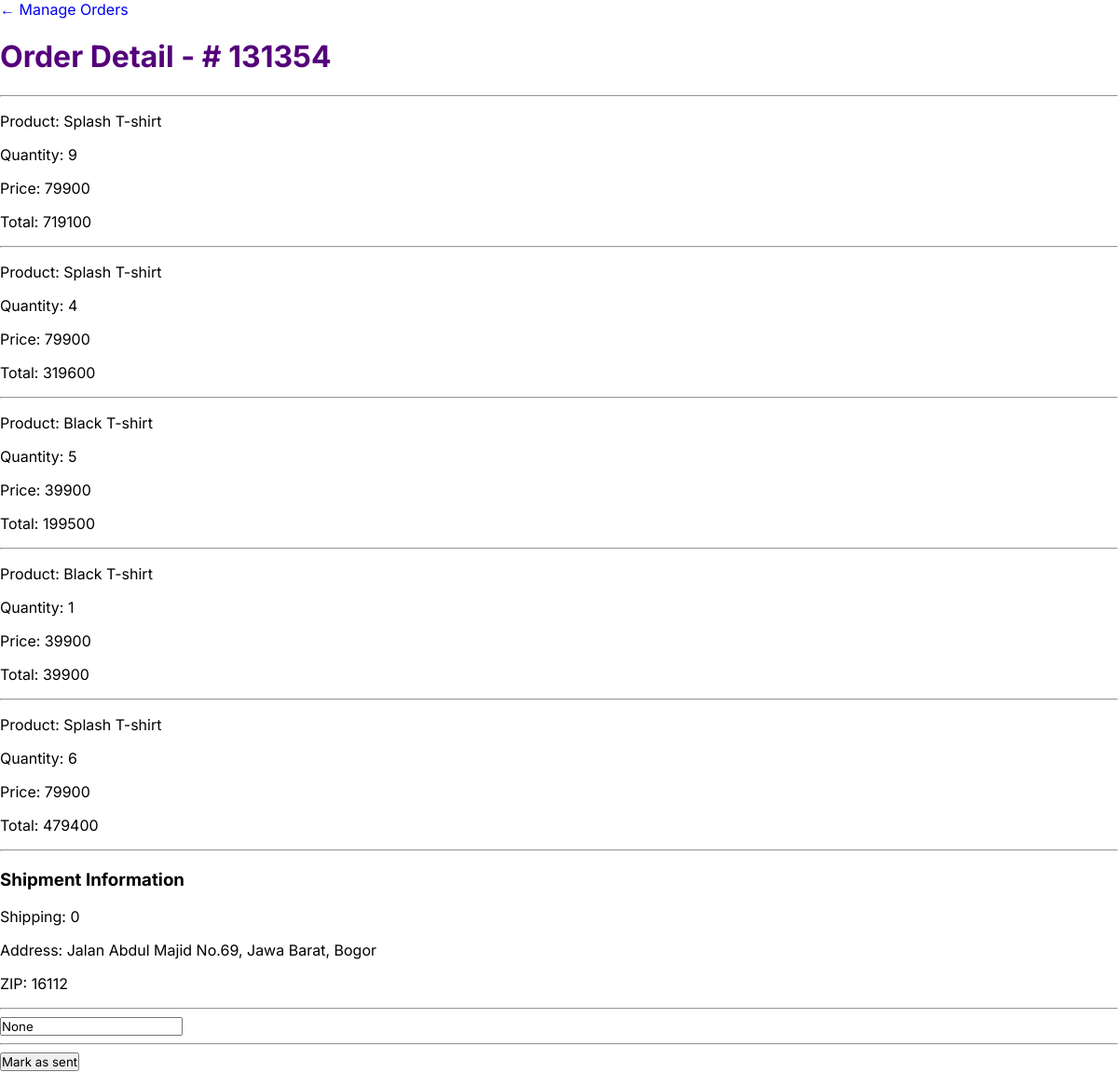
Screenshot of /order_detai/38/ (signed in) with the database file from the repository.
### merchandise_web/models.py (models this page shows, shortened)
class Order(models.Model):
    user = models.ForeignKey(User, on_delete=models.SET_NULL, blank=True ,null=True)
    date_ordered = models.DateTimeField(auto_now_add=True)
    complete = models.BooleanField(default=False, null=True, blank=False)
    order_id = models.CharField(max_length=200, null=True)
    expedition = models.ForeignKey(Expedition, on_delete=models.SET_NULL, blank=True, null=True)
    payment = models.ForeignKey(Payment, on_delete=models.SET_NULL, blank=True, null=True)
    payment_status = models.BooleanField(default=False, null=True, blank=False)
    virtual_account = models.CharField(max_length=200, null=True, blank=True)
    full_name = models.CharField(max_length=200, blank=True)
    phone = models.CharField(max_length=20, blank=True)
    address = models.CharField(max_length=200, blank=True)
    email = models.CharField(max_length=200, blank=True)

class OrderItem(models.Model):
    product = models.ForeignKey(Product, on_delete=models.SET_NULL, blank=True, null=True)
    order = models.ForeignKey(Order, on_delete=models.SET_NULL, blank=True, null=True)
    quantity = models.IntegerField(default=0, null=True, blank=True)
    date_added = models.DateTimeField(auto_now_add=True)
    user_design = models.ForeignKey(UserDesign, on_delete=models.SET_NULL, blank=True, null=True)
    size = models.CharField(max_length=50, blank=True, null=True) # New field for variant
    @property
    def get_total(self):
        total = self.product.price * self.quantity
        if self.user_design:
            total += self.user_design.price
        return total

class Product(models.Model):
    name = models.CharField(max_length=200)
    price = models.IntegerField(default=0)
    category = models.ForeignKey('Categorie', on_delete=models.SET_NULL, null=True)
    description = models.TextField(max_length=1000, help_text='Enter description of the product', null=True, blank=True)
    image = models.ImageField(upload_to='images/product/', null=True, blank=True)
    designable = models.BooleanField(default=False, null=True, blank=False)
    variantble = models.BooleanField(default=True, null=True, blank=False)
    stock = models.PositiveIntegerField(default=0)

class Expedition(models.Model):
    name = models.CharField(max_length=200, null=True, blank=True)
    image = models.ImageField(upload_to='images/expedition/', null=True, blank=True)
    price = models.IntegerField(default=0, null=True, blank=True)

class Shipment(models.Model):
    user = models.ForeignKey(User, on_delete=models.SET_NULL, blank=True, null=True)
    order = models.ForeignKey(Order, on_delete=models.SET_NULL, blank=True, null=True)
    address = models.CharField(max_length=200, null=False)
    city = models.CharField(max_length=200, null=False)
    province = models.CharField(max_length=200, null=False)
    zipcode = models.CharField(max_length=200, null=False)
    date_added = models.DateTimeField(auto_now_add=True)
    tracking_number = models.CharField(max_length=200, null=True, blank=True)

### merchandise_web/views.py (the view)
# urls.py: path('order_detai/<int:pk>/', views.order_detail, name='order_detail'),
@user_passes_test(lambda u: u.is_superuser)
def order_detail(request, pk):
    order = Order.objects.get(id=pk)
    shipment = Shipment.objects.get(order=order)
    expedition = Expedition.objects.get(id=order.expedition.id)
    context = {'order': order, 'shipment': shipment, 'expedition': expedition}
    return render(request, 'order_detail.html', context)

### Templates/order_detail.html (shortened to what this page needs)
{% extends 'base.html' %}
{% block content %}
<a  class="btn btn-outline-dark" href="{% url 'manage_orders' %}">&#x2190; Manage Orders</a>
<h1>Order Detail - # {{ order.order_id }}</h1>
<hr>
{% for item in order.orderitem_set.all %}
<p>Product: {{ item.product.name }}</p>
<p>Quantity: {{ item.quantity }}</p>
<p>Price: {{ item.product.price }}</p>
<p>Total: {{ item.get_total }}</p>
<hr>
{% endfor %}
<h3>Shipment Information</h3>
<p>Shipping: {{ expedition.price}}</p>
<p>Address: {{ shipment.address }}, {{shipment.province}}, {{ shipment.city }}</p>
<p>ZIP: {{ shipment.zipcode }}</p>
<hr>
<form action="{% url 'process_order' order.id %}" method="post">
    <input type="text" name="tracking_number" placeholder="Tracking Number" value="{{ shipment.tracking_number }}">
    <hr>
    {% if order.payment_status %}
    <input type="submit" value="Mark as sent" disabled>
    {% else %}
    <input type="submit" value="Mark as sent">
    {% endif %}
</form>
{% endblock content %}

### merchandise_web/static/base.css (style rules this page uses)
* { padding: 0; box-sizing: border-box; font-family: 'Inter', sans-serif; }
body { font-family: 'Inter', sans-serif; background-color: #FFFFFF; }
h1 { color: #54007B; }
a { text-decoration: none; }
body { margin: 0; }

### rows the page displays
Order: order_id "131354"
OrderItem: product.name "Splash T-shirt", quantity "9", product.price "79900", get_total "719100"
OrderItem: product.name "Splash T-shirt", quantity "4", product.price "79900", get_total "319600"
OrderItem: product.name "Black T-shirt", quantity "5", product.price "39900", get_total "199500"
OrderItem: product.name "Black T-shirt", quantity "1", product.price "39900", get_total "39900"
OrderItem: product.name "Splash T-shirt", quantity "6", product.price "79900", get_total "479400"
Expedition: price "0"
Shipment: address "Jalan Abdul Majid No.69", province "Jawa Barat", city "Bogor", zipcode "16112", tracking_number "None"
